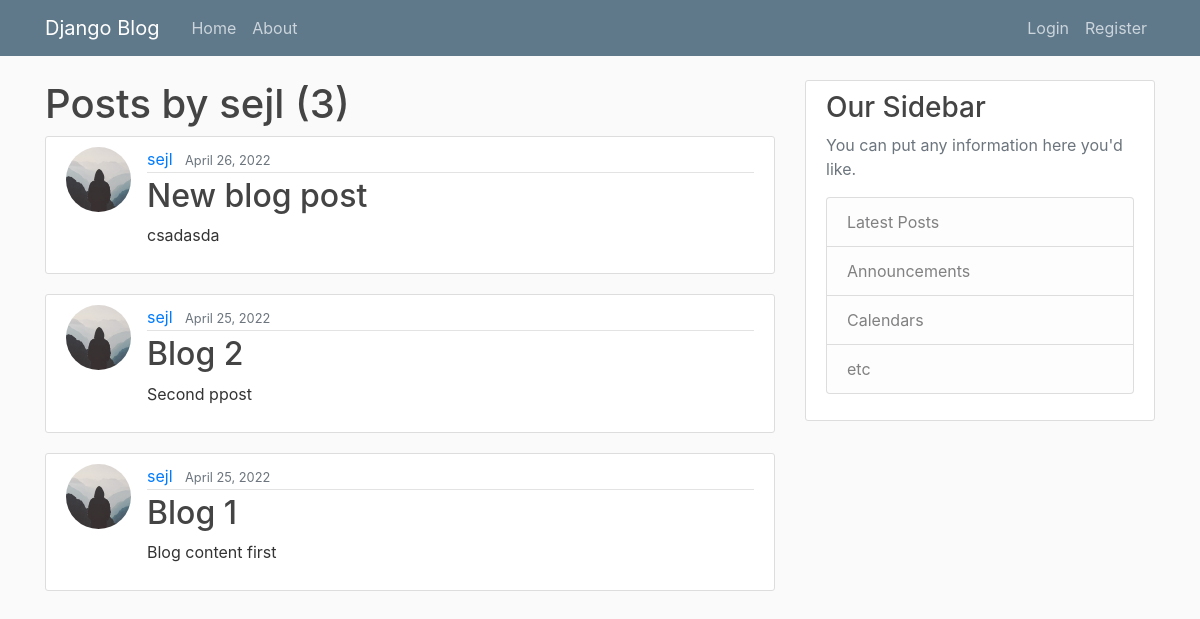
Page /user/sejl on the earlier database version.
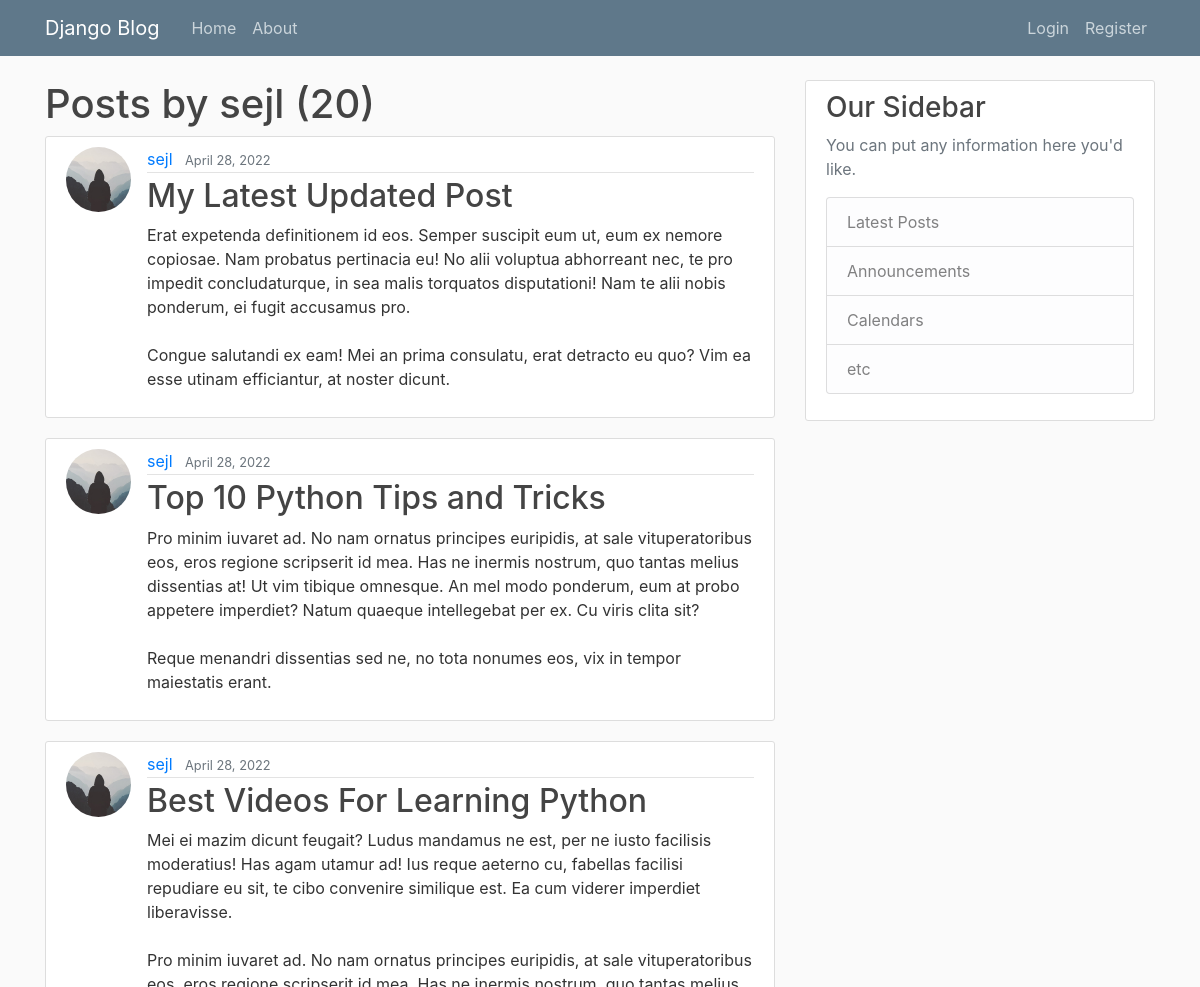
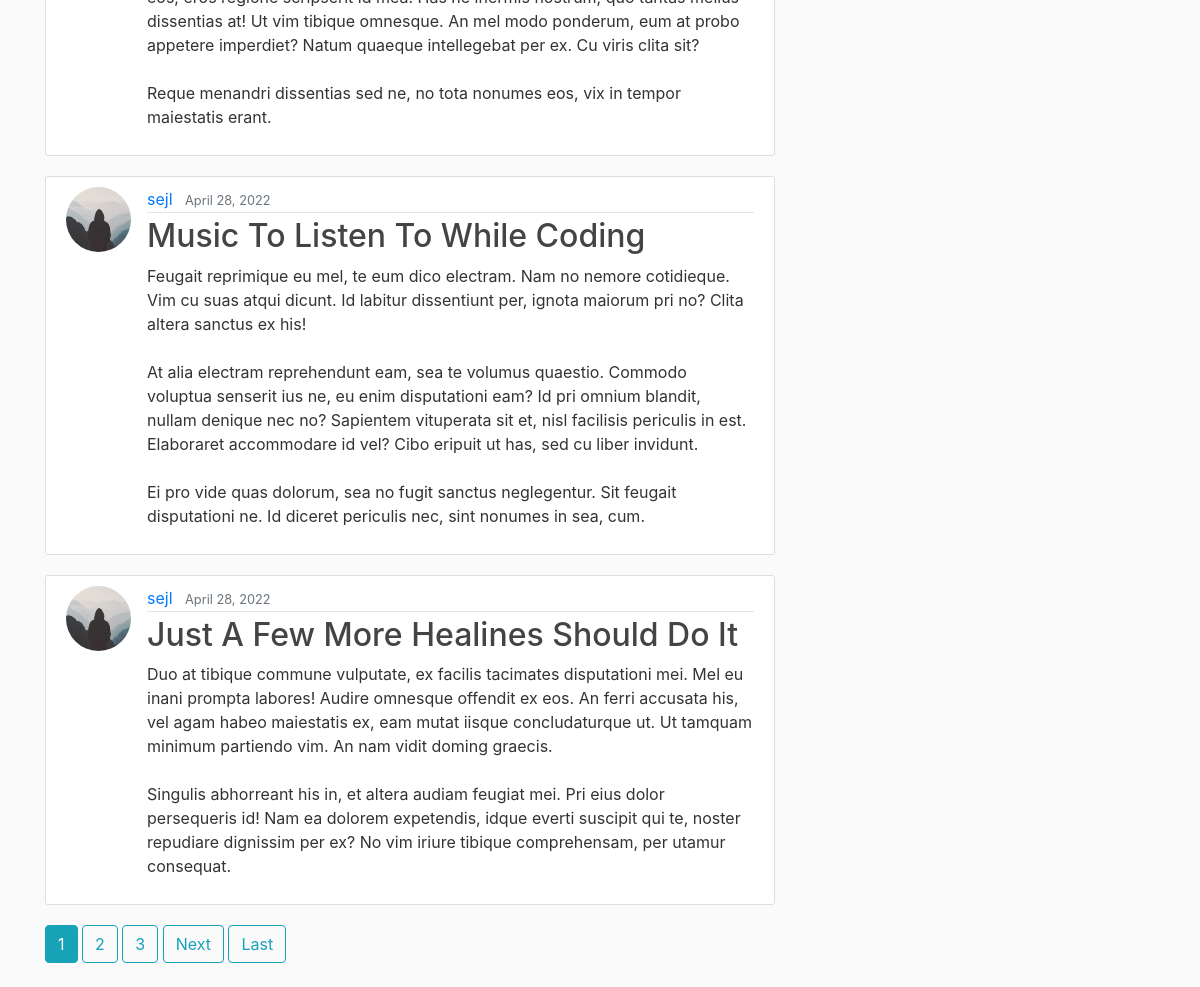
Same page on the later database version (2 pictures, top to bottom).
### blog/models.py (models this page shows, shortened)
class Post(models.Model):
    title = models.CharField(max_length=100)
    content = models.TextField()
    date_posted = models.DateTimeField(default=timezone.now)
    author = models.ForeignKey(User, on_delete=models.CASCADE)

### users/models.py (models this page shows, shortened)
class Profile(models.Model):
    user = models.OneToOneField(User, on_delete=models.CASCADE)
    image = models.ImageField(default='default.jpg', upload_to='profile_pics')

### blog/views.py (the view)
# urls.py: path('user/<str:username>', UserPostListView.as_view(), name='user-posts'),
class UserPostListView(ListView):
    model = Post
    template_name = 'blog/user_posts.html'
    context_object_name = 'posts' # in listview rename context object name to posts as we already have it in our template
    ordering = ['-date_posted'] # minus sign - from oldest to newest
    paginate_by = 5
    def get_queryset(self):
        user = get_object_or_404(User, username=self.kwargs.get('username'))
        return Post.objects.filter(author=user).order_by('-date_posted')

### blog/templates/blog/user_posts.html (shortened to what this page needs)
{% extends 'blog/base.html' %}
{% block content %}
    <h1>Posts by {{ view.kwargs.username }} ({{ page_obj.paginator.count }})</h1>
    {% for post in posts %}
        <article class="media content-section">
            <img class="rounded-circle article-img" src="{{ post.author.profile.image.url }}">
            <div class="media-body">
            <div class="article-metadata">
                <a class="mr-2" href="{% url 'user-posts' post.author.username %}">{{ post.author }}</a>
                <small class="text-muted">{{ post.date_posted|date:"F d, Y" }}</small>
            </div>
            <h2><a class="article-title" href="{% url 'post-detail' post.id %}">{{ post.title }}</a></h2>
            <p class="article-content">{{ post.content }}</p>
            </div>
        </article>
    {% endfor %}
    {% if is_paginated %}
        {% for num in page_obj.paginator.page_range %}
            {% if page_obj.number == num %}
                <a href="?page={{ num }}" class="btn btn-info mb-4">{{ num }}</a>
            {% elif num > page_obj.number|add:'-3' and num < page_obj.number|add:'3' %}
                <a href="?page={{ num }}" class="btn btn-outline-info mb-4">{{ num }}</a>
            {% endif %}
        {% endfor %}
        {% if page_obj.has_next %}
        <a href="?page={{ page_obj.next_page_number }}" class="btn btn-outline-info mb-4">Next</a>
        <a href="?page={{ page_obj.paginator.num_pages }}" class="btn btn-outline-info mb-4">Last</a>
        {% endif %}
    {% endif %}
{% endblock content %}

Differences in the rows shown:
no longer on this page (row unchanged): Post: author.profile.image (placeholder picture), author "sejl", date_posted "April 26, 2022", title "New blog post", content "csadasda"
no longer on this page (row unchanged): Post: author.profile.image (placeholder picture), author "sejl", date_posted "April 25, 2022", title "Blog 2", content "Second ppost"
no longer on this page (row unchanged): Post: author.profile.image (placeholder picture), author "sejl", date_posted "April 25, 2022", title "Blog 1", content "Blog content first"
added Post: author.profile.image (placeholder picture), author "sejl", date_posted "April 28, 2022", title "My Latest Updated Post", content "Erat expetenda definitionem id eos. Semper suscipit eum ut, eum ex nemore copiosae. Nam probatus pertinacia eu! No alii voluptua abhorreant nec, te pro impedit concludaturque, in sea malis torquatos disputationi! Nam te alii nobis ponderum, ei fugit accusamus pro. Congue salutandi ex eam! Mei an prima consulatu, erat detracto eu quo? Vim ea esse utinam efficiantur, at noster dicunt."
added Post: author.profile.image (placeholder picture), author "sejl", date_posted "April 28, 2022", title "Top 10 Python Tips and Tricks", content "Pro minim iuvaret ad. No nam ornatus principes euripidis, at sale vituperatoribus eos, eros regione scripserit id mea. Has ne inermis nostrum, quo tantas melius dissentias at! Ut vim tibique omnesque. An mel modo ponderum, eum at probo appetere imperdiet? Natum quaeque intellegebat per ex. Cu viris clita sit? Reque menandri dissentias sed ne, no tota nonumes eos, vix in tempor maiestatis erant."
added Post: author.profile.image (placeholder picture), author "sejl", date_posted "April 28, 2022", title "Best Videos For Learning Python", content "Mei ei mazim dicunt feugait? Ludus mandamus ne est, per ne iusto facilisis moderatius! Has agam utamur ad! Ius reque aeterno cu, fabellas facilisi repudiare eu sit, te cibo convenire similique est. Ea cum viderer imperdiet liberavisse. Pro minim iuvaret ad. No nam ornatus principes euripidis, at sale vituperatoribus eos, eros regione scripserit id mea. Has ne inermis nostrum, quo tantas melius dissentias at! Ut vim tibique omnesque. An mel modo ponderum, eum at probo appetere imperdiet? Natum quaeque intellegebat per ex. Cu viris clita sit? Reque menandri dissentias sed ne, no tota nonumes eos, vix in tempor maiestatis erant."
added Post: author.profile.image (placeholder picture), author "sejl", date_posted "April 28, 2022", title "Music To Listen To While Coding", content "Feugait reprimique eu mel, te eum dico electram. Nam no nemore cotidieque. Vim cu suas atqui dicunt. Id labitur dissentiunt per, ignota maiorum pri no? Clita altera sanctus ex his! At alia electram reprehendunt eam, sea te volumus quaestio. Commodo voluptua senserit ius ne, eu enim disputationi eam? Id pri omnium blandit, nullam denique nec no? Sapientem vituperata sit et, nisl facilisis periculis in est. Elaboraret accommodare id vel? Cibo eripuit ut has, sed cu liber invidunt. Ei pro vide quas dolorum, sea no fugit sanctus neglegentur. Sit feugait disputationi ne. Id diceret periculis nec, sint nonumes in sea, cum."
added Post: author.profile.image (placeholder picture), author "sejl", date_posted "April 28, 2022", title "Just A Few More Healines Should Do It", content "Duo at tibique commune vulputate, ex facilis tacimates disputationi mei. Mel eu inani prompta labores! Audire omnesque offendit ex eos. An ferri accusata his, vel agam habeo maiestatis ex, eam mutat iisque concludaturque ut. Ut tamquam minimum partiendo vim. An nam vidit doming graecis. Singulis abhorreant his in, et altera audiam feugiat mei. Pri eius dolor persequeris id! Nam ea dolorem expetendis, idque everti suscipit qui te, noster repudiare dignissim per ex? No vim iriure tibique comprehensam, per utamur consequat."
Other differences:
{{ page_obj.paginator.count }}: "3" → "20"
new list line: "1"
new list line: "2"
new list line: "3"
text now shown: "Next Last"
